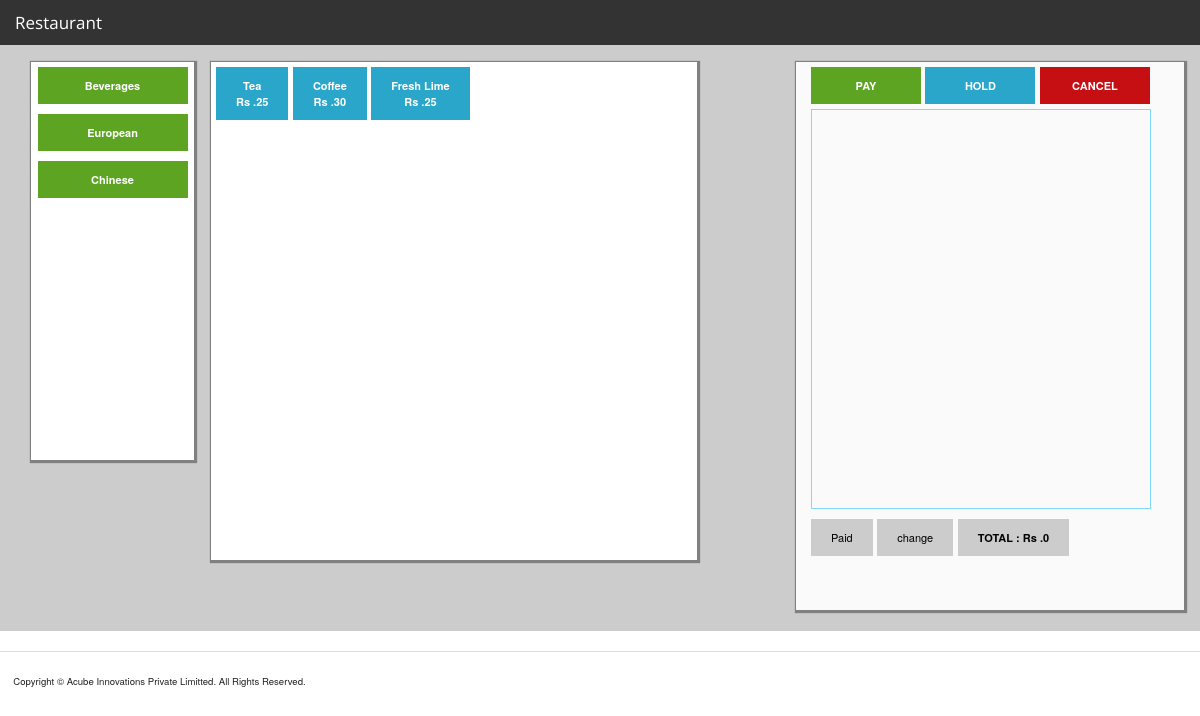
Page /counter/dashboard.php (signed in) on the committed database.
### tables this page shows
CREATE TABLE IF NOT EXISTS `item_categories` (
  `id` int(11) NOT NULL AUTO_INCREMENT,
  `name` varchar(255) NOT NULL,
  `status_id` int(11) NOT NULL,
  `parent_id` int(11) DEFAULT NULL COMMENT 'Category may have valid parent category',
  PRIMARY KEY (`id`)
);

### counter/dashboard.php (called while the page is built, shortened)
<?php session_start();
require(ROOT_PATH.'include/class/class_page/class_page.php');
$page = new Page;
	$page->root_path = ROOT_PATH;
	$page->current_url = $current_url;
	$page->title = "Acube MVC";
	$page->page_name = 'counter_dashboard';
	$page->layout = 'restaurant.html';
    $page->conf_list = array("conf.php");
    $page->menuconf_list = array("menu_conf.php");
	$page->connection_list = array("connection.php");
	$page->function_list = array("functions.php");
	$page->class_list = array("class_counter_session.php","class_item.php","class_itemcategory.php","class_bill.php");
	$page->access_list = array("COUNTER");
	$page->script_list = array("jquery.min.js");
    $index=0;
	$content_list[$index]['file_name']='counter/inc_right_menu.php';
    $content_list[$index]['var_name']='right_menu';
	$page->content_list = $content_list;
	$page->module_path = 'modules/bill/';
    $page->module = 'update';
	$page->display();
?>

### modules/bill/update/code.php (called while the page is built, shortened)
<?php
$item=new Item($myconnection);
$item->connection=($myconnection);
$item_category=new ItemCategory($myconnection);
$item_category->connection=($myconnection);
$array_item_category=$item_category->get_list_array();
$bill_status='';
$item->item_category_id=1;
$get_item_sub=$item->get_items_by_category();
?>

### include/class/class_itemcategory/class_itemcategory.php (called while the page is built, shortened)
<?php
class ItemCategory{
	var  $connection;
	var  $total_records='';
function get_list_array($start_record = 0,$max_records = 25)
	{
        	$item_category = array();
        	$i=0;
			$strSQL = "SELECT  id,name,status_id,parent_id FROM item_categories WHERE 1";
			$rsRES = mysql_query($strSQL,$this->connection) or die(mysql_error(). $strSQL );
       			$strSQL .= " ORDER BY id";
				$strSQL_limit = sprintf("%s LIMIT %d, %d", $strSQL, $start_record, $max_records);
				$rsRES = mysql_query($strSQL_limit, $this->connection) or die(mysql_error(). $strSQL_limit);
 				if ( mysql_num_rows($rsRES) > 0 ){
       		 		if (trim($this->total_records)!="" && $this->total_records > 0) {
            		} else {
     				$all_rs = mysql_query($strSQL, $this->connection) or die(mysql_error(). $strSQL_limit);
                	$this->total_records = mysql_num_rows($all_rs);
 						}
					while ( list ($id,$name,$status_id,$parent_id) = mysql_fetch_row($rsRES) ){
						$item_category[$i]["id"] =  $id;
						$item_category[$i]["name"] = $name;
						$item_category[$i]["status_id"] = $status_id;
						$item_category[$i]["parent_id"] = $parent_id;
						$i++;}
           		 		return $item_category;
            			}else{
       				$this->error_number = 4;
					$this->error_description="Can't list item";
					return false;
					}
		}
	}

### include/class/class_item/class_item.php (called while the page is built, shortened)
<?php
Class item{
	var $connection ="";
	var $item_category_id="";
function get_items_by_category(){
		$items = array();
			$i=0;
			$strSQL = "SELECT  id,name,item_category_id,rate,tax ,from_master_kitchen FROM items WHERE item_category_id=".$this->item_category_id;
			$rsRES = mysql_query($strSQL,$this->connection) or die(mysql_error(). $strSQL );
			if ( mysql_num_rows($rsRES) > 0 )
				 {
					while ( list ($id,$name,$item_category_id,$rate,$tax,$from_master_kitchen) = mysql_fetch_row($rsRES) ){
						$items[$i]['id'] =  $id;
						$items[$i]['name'] =  $name;
						$items[$i]['item_category_id'] =$item_category_id;
						$items[$i]['rate'] =  $rate;
						$items[$i]['tax'] =  $tax;
						$items[$i]['from_master_kitchen'] =  $from_master_kitchen;
						$i++;
           		 	}
            		return $items;
       				}else{
					$this->error_number = 4;
					$this->error_description="Can't list item";
					return false;
    				}
			}
}
?>

### modules/bill/update/view.php (the view, shortened to what this page needs)
<div class="row">
<div class="medium-12 columns counter">
<br>
	  <div class="medium-2 columns ">
		<div class=" categories" align="center" >
			<?php if(isset($array_item_category)){ $item_index=0; while($item_index<count($array_item_category)) {?>
				<a href="#" class="tiny button success  item_category " item_id="<?php echo $array_item_category[$item_index]['id'];?>"><b><?php echo $array_item_category[$item_index]['name']; ?></b></a>
				<?php $item_index++; } } ?>
			 </div>
	  </div>
		<div class="medium-5 columns " id="item-container">
		  <div class="items" >
				<?php if($get_item_sub!=false){
			$count = count($get_item_sub);
			$item_index=0;
					while($item_index<$count){ ?>
			<a href="#" class="tiny button items" item_id="<?php echo $get_item_sub[$item_index]['id']; ?>" item_details="<?php echo $get_item_sub[$item_index]['name'].'/'.$get_item_sub[$item_index]['rate'].'/'.$get_item_sub[$item_index]['tax'];?>"><b><?php echo $get_item_sub[$item_index]["name"].'<br>  Rs .'.$get_item_sub[$item_index]["rate"]; ?></b></a>
		<?php
		$item_index++;
		 }
		}
				?>
		 </div>
		</div>
		  <div class="medium-4 columns" id="bill-container">
				<div class="payment" id="payment">
					<?php if($bill_status==BILL_STATUS_BILLED) {?>
					<a href="#"  class="tiny button success   payment_button " id="payment_button" >PAY</a>
					<a href="#" class="tiny button   hold_button" >HOLD</a>
					 <a href="#" class="tiny button   cancel_button" id="cancel_button" >CANCEL</a>
					<?php }else if($bill_status==BILL_STATUS_PAID){ ?>
					<a href="#" data-reveal-id="print_bill" id="print_bill_button" class="tiny button  print_bill_button" ><b>PRINT</b></a>
					 <a href="#" id="new_bill" class="tiny button  new_bill" ><b>NEW BILL</b></a>
					<a href="#" class="tiny button  alert cancel_button" id="cancel_button" >CANCEL</a>
					<?php }else if($bill_status==''){ ?>
					<a href="#"  class="tiny button success   payment_button " id="payment_button" ><b>PAY</b></a>
					 <a href="#" class="tiny button   hold_button " ><b>HOLD</b></a>
					<a href="#" class="tiny button alert   cancel_button " id="cancel_button" ><b>CANCEL</b></a>
					<?php } ?>
				</div>
					<div class="medium-4 columns bill">
					</div>
				<div id="bill_det" >
                        <a href="#" class="tiny  button paid" id="paid" select_id="bill_paid" >Paid</a>
                        <a href="#" class="tiny  button change" id="change" >change</a>
						<a href="#" class="tiny  button tot_button_val" id="tot_button_val" ><strong>TOTAL : Rs .0</strong></a>
				</div>
	  </div>
	 </div>
  </div>
  </div>

### modules/bill/update/style.css (style rules this page uses)
.bill { overflow:auto; height:400px !important; width:340px; border:1px solid #81DAF5; float:left; margin-bottom:10px; }
#bill_det { float:left; height:40px !important; }
#payment { float:left; min-height:24px; }
.tot_button_val { color: #000000; background-color: #CCC; font-weight:bold; }
.change { color: #000000; background-color: #CCC; font-weight:bold; }
.paid { color: #000000; background-color: #CCC; font-weight:bold; }
.counter { background:#ccc; min-height:450px; padding-bottom:20px; }
.categories { background:#fff; min-height:400px; box-shadow:1px 1px 1px 1px gray; border:1px solid gray; }
.categories .button { width:150px; margin:5px; }
#item-container { background:#fff !important; min-height:500px !important; box-shadow:1px 1px 1px 1px gray; border:1px solid gray; padding:5px; }
#bill-container { background:#FAFAFA !important; min-height:550px !important; box-shadow:1px 1px 1px 1px gray; border:1px solid gray; }
.payment .button { width:110px; margin-top:5px; margin-bottom:5px; }

### rows in the picture
item_categories: name "Beverages"
item_categories: name "European"
item_categories: name "Chinese"

### other values in the picture
$get_item_sub[$item_index]["name"] "Tea"
$get_item_sub[$item_index]["rate"] "25"
$get_item_sub[$item_index]["name"] "Coffee"
$get_item_sub[$item_index]["rate"] "30"
$get_item_sub[$item_index]["name"] "Fresh Lime"
